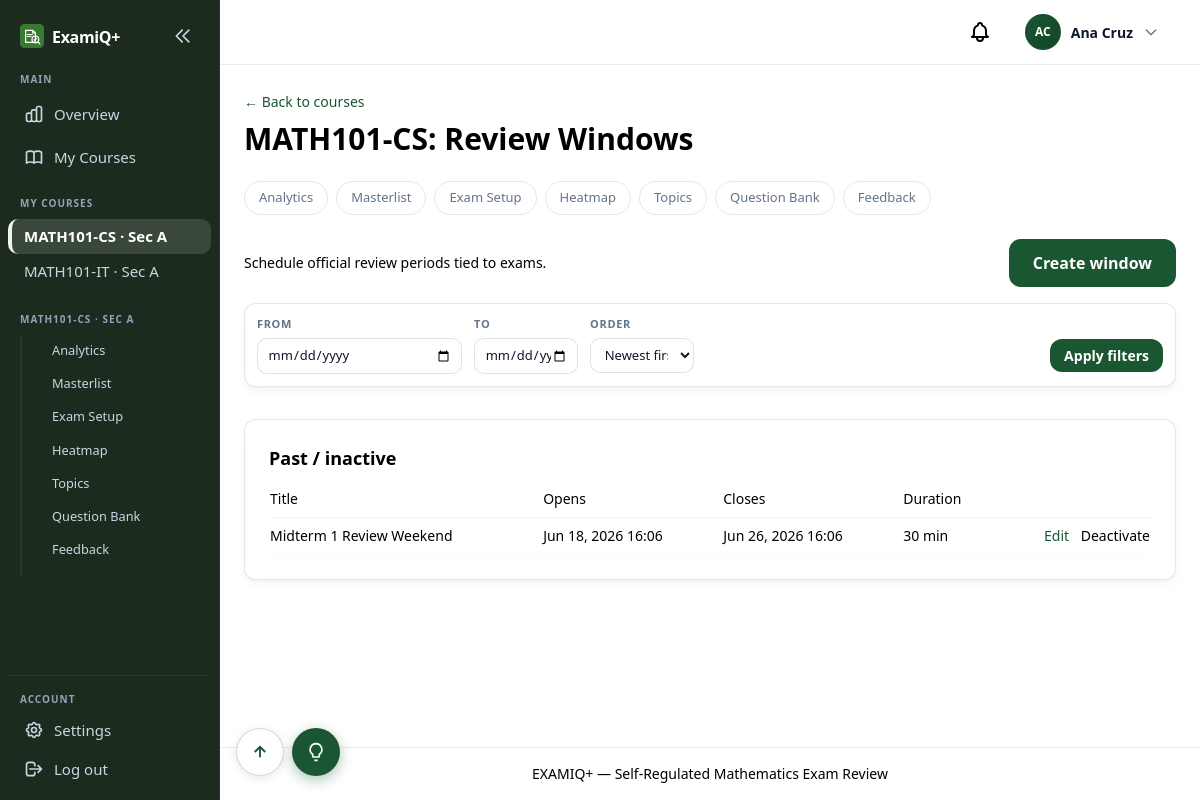
The app's page /professor/courses/1/windows/ (signed in), older data.
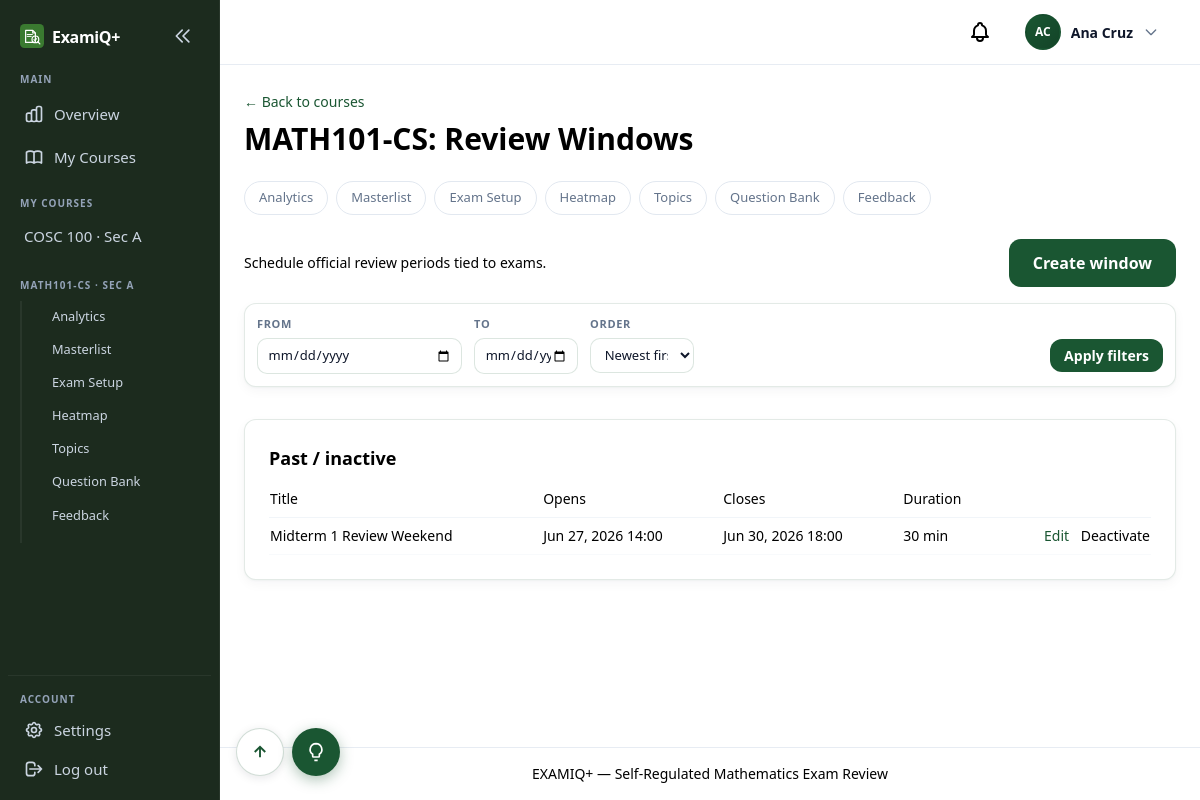
The same page, newer data.
### apps/users/models.py (models this page shows, shortened)
class Course(models.Model):
    program = models.ForeignKey(
        Program,
        on_delete=models.PROTECT,
        related_name="course_offerings",
    )
    code = models.CharField(max_length=20)
    name = models.CharField(max_length=200)
    term = models.CharField(max_length=50, default="1st Sem")
    academic_year = models.CharField(max_length=20, default="2026")
    section = models.CharField(max_length=20, default="A")
    is_archived = models.BooleanField(default=False)
    professor = models.ForeignKey(
        User,
        on_delete=models.SET_NULL,
        null=True,
        blank=True,
        related_name="courses_taught",
        limit_choices_to={"role": User.Role.PROFESSOR},
    )
    class Meta:
        verbose_name = "Course"
        verbose_name_plural = "Courses"
        ordering = ["-academic_year", "term", "code"]
        unique_together = [["code", "program", "term", "academic_year", "section"]]
    @property
    def display_label(self) -> str:
        prof = self.professor.get_full_name() if self.professor else "TBA"
        section_part = f"Sec {self.section}, " if self.section else ""
        return f"{self.code} {self.name}, {section_part}{prof}, {self.term} {self.academic_year}"

### apps/reviews/models.py (models this page shows, shortened)
class ReviewWindow(TimeStampedModel):
    class ExamType(models.TextChoices):
        MIDTERM = "midterm", "Midterm"
        FINAL = "final", "Final"
        CUSTOM = "custom", "Custom"
    class Mode(models.TextChoices):
        TIMED_EXAM = "timed_exam", "Timed Exam"
        PRACTICE_REVIEW = "practice_review", "Practice Review"
    course = models.ForeignKey(
        Course,
        on_delete=models.CASCADE,
        related_name="review_windows",
    )
    created_by = models.ForeignKey(
        User,
        on_delete=models.CASCADE,
        related_name="created_review_windows",
        limit_choices_to={"role": User.Role.PROFESSOR},
    )
    title = models.CharField(max_length=200)
    exam_type = models.CharField(max_length=20, choices=ExamType.choices, default=ExamType.CUSTOM)
    opens_at = models.DateTimeField()
    closes_at = models.DateTimeField()
    topics = models.ManyToManyField(Topic, blank=True, related_name="review_windows")
    allowed_difficulties = models.JSONField(default=list)
    duration_minutes = models.PositiveIntegerField(default=30)
    seconds_per_question = models.PositiveIntegerField(
        default=30,
        help_text="Time limit per question in timed exam mode.",
    )
    mode = models.CharField(
        max_length=20,
        choices=Mode.choices,
        default=Mode.TIMED_EXAM,
    )
    is_active = models.BooleanField(default=True)
    class Meta:
        verbose_name = "Review Window"
        verbose_name_plural = "Review Windows"
        ordering = ["-opens_at"]
    @property
    def is_open(self) -> bool:
        now = timezone.now()
        return self.is_active and self.opens_at <= now <= self.closes_at

### apps/reviews/views_professor.py (the view)
class ReviewWindowListView(ProfessorCourseMixin, ListView):
    model = ReviewWindow
    template_name = "professor/windows/list.html"
    context_object_name = "windows"
    paginate_by = 20
    def get_queryset(self):
        queryset = ReviewWindow.objects.filter(course=self.course).prefetch_related("topics")
        queryset = apply_date_range(queryset, self.request, "created")
        return apply_sort(
            queryset,
            self.request,
            newest_field="-created",
            oldest_field="created",
        )
    def get_context_data(self, **kwargs):
        context = super().get_context_data(**kwargs)
        context["active_tab"] = "windows"
        filter_names = ["date_from", "date_to", "sort"]
        context["filter_form_fields"] = build_filter_fields(
            self.request,
            STANDARD_DATE_SORT_FILTER_SPECS,
        )
        context["filter_has_active"] = has_active_filters(self.request, filter_names)
        context["filter_bar_compact"] = True
        now = timezone.now()
        context["upcoming_windows"] = [w for w in context["windows"] if w.opens_at > now]
        context["active_windows"] = [w for w in context["windows"] if w.is_open]
        context["past_windows"] = [
            w for w in context["windows"] if w.closes_at < now or not w.is_active
        ]
        return context

### apps/core/filtering.py (called while the page is built)
def get_filter_param(request, name: str, default: str = "") -> str:
    return request.GET.get(name, default).strip()

def build_filter_fields(request, specs: list[dict[str, Any]]) -> list[dict[str, Any]]:
    fields: list[dict[str, Any]] = []
    for spec in specs:
        field = dict(spec)
        name = spec["name"]
        if spec["type"] == "search":
            field["value"] = get_filter_param(request, name)
        elif spec["type"] in ("select", "sort"):
            field["selected"] = get_filter_param(request, name)
        elif spec["type"] == "date":
            field["value"] = get_filter_param(request, name)
        fields.append(field)
    return fields

def has_active_filters(request, names: list[str]) -> bool:
    return any(get_filter_param(request, name) for name in names)

def apply_sort(
    qs: QuerySet,
    request,
    *,
    newest_field: str,
    oldest_field: str | None = None,
    default: str = "newest",
) -> QuerySet:
    sort = get_filter_param(request, "sort", default)
    if sort == "oldest" and oldest_field:
        return qs.order_by(oldest_field)
    return qs.order_by(newest_field)

### templates/professor/windows/list.html (shortened to what this page needs)
{% extends "base.html" %}
{% block content %}
<div class="mb-6">
    <a href="{% url 'analytics_professor:dashboard' %}" class="text-link">&larr; Back to courses</a>
    <h1 class="text-3xl font-bold text-examiq-navy mt-2">{{ course.code }}: Review Windows</h1>
</div>
{% include "components/professor_course_nav.html" with course=course active_tab=active_tab %}
<div class="flex justify-between items-center mb-4">
    <p class="text-examiq-slate text-sm">Schedule official review periods tied to exams.</p>
    <a href="{% url 'analytics_professor:window_create' course.pk %}" class="btn-primary">Create window</a>
</div>
<div class="bento-grid mb-4">
    {% include "components/filter_bar.html" %}
</div>
<div class="bento-card p-6">
    <h2 class="text-lg font-semibold text-examiq-navy mb-4">Past / inactive</h2>
    {% if past_windows %}
    {% include "professor/windows/_window_list.html" with windows=past_windows %}
    {% else %}
    <p class="text-examiq-slate">No past windows yet.</p>
    {% endif %}
</div>
{% endblock %}

### templates/components/sidebar.html (shortened to what the changed rows need)
{% if user.is_authenticated %}
<aside id="app-sidebar" class="app-sidebar">
    <div class="app-sidebar-inner">
        <nav class="app-sidebar-nav" aria-label="Main navigation">
            {% if user.role == "student" %}
                <p class="sidebar-section-label">Main</p>
                <a href="{% url 'analytics_student:dashboard' %}" title="Dashboard"
                   class="sidebar-link {% if request.resolver_match.url_name == 'dashboard' and request.resolver_match.namespace == 'analytics_student' %}sidebar-link-active{% endif %}"
                   aria-label="Dashboard">
                    <svg class="sidebar-icon" fill="none" stroke="currentColor" viewBox="0 0 24 24" aria-hidden="true"><path stroke-linecap="round" stroke-linejoin="round" stroke-width="2" d="M4 6a2 2 0 012-2h2a2 2 0 012 2v2a2 2 0 01-2 2H6a2 2 0 01-2-2V6zM14 6a2 2 0 012-2h2a2 2 0 012 2v2a2 2 0 01-2 2h-2a2 2 0 01-2-2V6zM4 16a2 2 0 012-2h2a2 2 0 012 2v2a2 2 0 01-2 2H6a2 2 0 01-2-2v-2zM14 16a2 2 0 012-2h2a2 2 0 012 2v2a2 2 0 01-2 2h-2a2 2 0 01-2-2v-2z"/></svg>
                    <span class="sidebar-label">Dashboard</span>
                </a>
                <a href="{% url 'reviews:setup' %}" title="Start Review"
                   class="sidebar-link {% if request.resolver_match.url_name == 'setup' %}sidebar-link-active{% endif %}"
                   aria-label="Start Review">
                    <svg class="sidebar-icon" fill="none" stroke="currentColor" viewBox="0 0 24 24" aria-hidden="true"><path stroke-linecap="round" stroke-linejoin="round" stroke-width="2" d="M12 8v4l3 3m6-3a9 9 0 11-18 0 9 9 0 0118 0z"/></svg>
                    <span class="sidebar-label">Start Review</span>
                </a>
                <p class="sidebar-section-label">Insights</p>
                <a href="{% url 'analytics_student:session_history' %}" title="Session History"
                   class="sidebar-link {% if request.resolver_match.url_name == 'session_history' %}sidebar-link-active{% endif %}"
                   aria-label="Session History">
                    <svg class="sidebar-icon" fill="none" stroke="currentColor" viewBox="0 0 24 24" aria-hidden="true"><path stroke-linecap="round" stroke-linejoin="round" stroke-width="2" d="M12 8v4l3 3m6-3a9 9 0 11-18 0 9 9 0 0118 0z"/></svg>
                    <span class="sidebar-label">Session History</span>
                </a>
                <a href="{% url 'analytics_student:mistakes' %}" title="Mistakes"
                   class="sidebar-link {% if request.resolver_match.url_name == 'mistakes' %}sidebar-link-active{% endif %}"
                   aria-label="Mistakes">
                    <svg class="sidebar-icon" fill="none" stroke="currentColor" viewBox="0 0 24 24" aria-hidden="true"><path stroke-linecap="round" stroke-linejoin="round" stroke-width="2" d="M12 9v2m0 4h.01m-6.938 4h13.856c1.54 0 2.502-1.667 1.732-3L13.732 4c-.77-1.333-2.694-1.333-3.464 0L3.34 16c-.77 1.333.192 3 1.732 3z"/></svg>
                    <span class="sidebar-label">Mistakes</span>
                </a>
                <a href="{% url 'analytics_student:mistake_patterns' %}" title="Weak Areas"
                   class="sidebar-link {% if request.resolver_match.url_name == 'mistake_patterns' %}sidebar-link-active{% endif %}"
                   aria-label="Weak Areas">
                    <svg class="sidebar-icon" fill="none" stroke="currentColor" viewBox="0 0 24 24" aria-hidden="true"><path stroke-linecap="round" stroke-linejoin="round" stroke-width="2" d="M9 19v-6a2 2 0 00-2-2H5a2 2 0 00-2 2v6a2 2 0 002 2h2a2 2 0 002-2zm0 0V9a2 2 0 012-2h2a2 2 0 012 2v10m-6 0a2 2 0 002 2h2a2 2 0 002-2m0 0V5a2 2 0 012-2h2a2 2 0 012 2v14a2 2 0 01-2 2h-2a2 2 0 01-2-2z"/></svg>
                    <span class="sidebar-label">Weak Areas</span>
                </a>
                <a href="{% url 'analytics_student:topic_progress' %}" title="Topic Progress"
                   class="sidebar-link {% if request.resolver_match.url_name == 'topic_progress' %}sidebar-link-active{% endif %}"
                   aria-label="Topic Progress">
                    <svg class="sidebar-icon" fill="none" stroke="currentColor" viewBox="0 0 24 24" aria-hidden="true"><path stroke-linecap="round" stroke-linejoin="round" stroke-width="2" d="M13 7h8m0 0v8m0-8l-8 8-4-4-6 6"/></svg>
                    <span class="sidebar-label">Topic Progress</span>
                </a>
            {% elif user.role == "professor" %}
                <p class="sidebar-section-label">Main</p>
                <a href="{% url 'analytics_professor:overview' %}" title="Overview"
                   class="sidebar-link {% if request.resolver_match.url_name == 'overview' %}sidebar-link-active{% endif %}"
                   aria-label="Overview">
                    <span class="sidebar-label">Overview</span>
                </a>
                <a href="{% url 'analytics_professor:course_list' %}" title="My Courses"
                   class="sidebar-link {% if request.resolver_match.url_name == 'course_list' or request.resolver_match.url_name == 'course_create' %}sidebar-link-active{% endif %}"
                   aria-label="My Courses">
                    <span class="sidebar-label">My Courses</span>
                </a>
                {% if professor_courses %}
                <p class="sidebar-section-label sidebar-course-label">My courses</p>
                <div class="sidebar-course-list">
                    {% for course in professor_courses %}
                    <a href="{% url 'analytics_professor:course_detail' course.pk %}" title="{{ course.display_label }}"
                       class="sidebar-link sidebar-link-compact {% if sidebar_course.pk == course.pk %}sidebar-link-active{% endif %}">
                        <span class="sidebar-label">{% if course.section %}{{ course.code }} · Sec {{ course.section }}{% else %}{{ course.code }}{% endif %}</span>
                    </a>
                    {% endfor %}
                </div>
                {% endif %}
                {% if sidebar_course %}
                <p class="sidebar-section-label sidebar-course-label">{% if sidebar_course.section %}{{ sidebar_course.code }} · Sec {{ sidebar_course.section }}{% else %}{{ sidebar_course.code }}{% endif %}</p>
                <nav class="sidebar-subnav" aria-label="Course navigation">
                    <a href="{% url 'analytics_professor:course_detail' sidebar_course.pk %}"
                       class="sidebar-subnav-link {% if request.resolver_match.url_name == 'course_detail' %}sidebar-subnav-link-active{% endif %}">Analytics</a>
                    <a href="{% url 'analytics_professor:course_roster' sidebar_course.pk %}"
                       class="sidebar-subnav-link {% if request.resolver_match.url_name == 'course_roster' or request.resolver_match.url_name == 'student_detail' %}sidebar-subnav-link-active{% endif %}">Masterlist</a>
                    <a href="{% url 'analytics_professor:exam_setup' sidebar_course.pk %}"
                       class="sidebar-subnav-link {% if 'exam_setup' in request.resolver_match.url_name %}sidebar-subnav-link-active{% endif %}">Exam Setup</a>
                    <a href="{% url 'analytics_professor:course_heatmap' sidebar_course.pk %}"
                       class="sidebar-subnav-link {% if request.resolver_match.url_name == 'course_heatmap' %}sidebar-subnav-link-active{% endif %}">Heatmap</a>
                    <a href="{% url 'analytics_professor:topic_list' sidebar_course.pk %}"
                       class="sidebar-subnav-link {% if request.resolver_match.url_name == 'topic_list' or 'topic_' in request.resolver_match.url_name %}sidebar-subnav-link-active{% endif %}">Topics</a>
                    <a href="{% url 'analytics_professor:question_list' sidebar_course.pk %}"
                       class="sidebar-subnav-link {% if 'question' in request.resolver_match.url_name %}sidebar-subnav-link-active{% endif %}">Question Bank</a>
                    <a href="{% url 'analytics_professor:feedback_list' sidebar_course.pk %}"
                       class="sidebar-subnav-link {% if 'feedback' in request.resolver_match.url_name %}sidebar-subnav-link-active{% endif %}">Feedback</a>
                </nav>
                {% endif %}
            {% endif %}
        </nav>
    </div>
</aside>
{% endif %}

### templates/professor/windows/_window_list.html
<table class="w-full text-sm">
    <thead>
        <tr class="text-left text-examiq-slate border-b border-slate-100">
            <th class="pb-2 font-medium">Title</th>
            <th class="pb-2 font-medium">Opens</th>
            <th class="pb-2 font-medium">Closes</th>
            <th class="pb-2 font-medium">Duration</th>
            <th class="pb-2 font-medium"></th>
        </tr>
    </thead>
    <tbody>
        {% for window in windows %}
        <tr class="border-b border-slate-50">
            <td class="py-2 text-examiq-navy font-medium">{{ window.title }}</td>
            <td class="py-2 text-examiq-slate">{{ window.opens_at|date:"M d, Y H:i" }}</td>
            <td class="py-2 text-examiq-slate">{{ window.closes_at|date:"M d, Y H:i" }}</td>
            <td class="py-2 text-examiq-slate">{{ window.duration_minutes }} min</td>
            <td class="py-2 text-right space-x-2">
                <a href="{% url 'analytics_professor:window_edit' course.pk window.pk %}" class="text-link">Edit</a>
                <a href="{% url 'analytics_professor:window_delete' course.pk window.pk %}" class="text-examiq-mistake">Deactivate</a>
            </td>
        </tr>
        {% endfor %}
    </tbody>
</table>

Row changes from the older to the newer data that the page shows:
no longer on this page (row unchanged): Course: code "MATH101-IT", section "A"
no longer on one of the page's lists (row unchanged): Course: code "MATH101-CS", section "A"
added Course: code "COSC 100", section "A"
changed ReviewWindow "Midterm 1 Review Weekend": opens_at "Jun 18, 2026 16:06" → "Jun 27, 2026 14:00"; closes_at "Jun 26, 2026 16:06" → "Jun 30, 2026 18:00"
